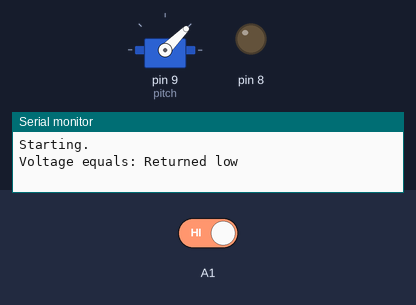
A sketch run on a simulated Arduino Uno, built with avr-gcc and run on an emulated ATmega328P. On the bench: servo, output pins drawn as LEDs (lit = HIGH), the last lines printed to the serial monitor. The inputs (shaded band) are chosen by the test bench; at power-on: A1 HIGH.

Above: at 1.2 s.
1.3 s: A1 driven LOW
At 2.8 s:
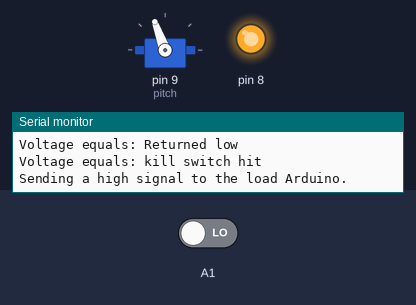
3.5 s: A1 driven HIGH
At 6.3 s:
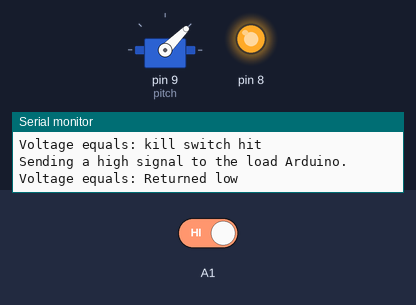
Timing chart, 0 to 7.8 s (numbered marks = the images above; inputs shaded):
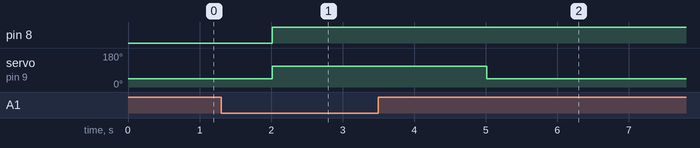

Measured:
- after the input at 1.3 s, pin 8: LOW → HIGH after 0.71 s; servo on pin 9 (pitch): 45° → 110° after 0.71 s
- after the input at 3.5 s, servo on pin 9 (pitch): 110° → 45° after 1.5 s

The sketch:

Kill_Switch_Testing.ino
```cpp
#include <Servo.h>

Servo pitch;
void setup(){
  pinMode(A1, INPUT);
  pinMode(8, OUTPUT);
  Serial.begin(9600);
  Serial.println("Starting. ");
  pitch.attach(9);
}


void loop(){
  boolean killed = (digitalRead(A1) == LOW);
  double voltage = digitalRead(A1);
  Serial.print("Voltage equals: ");
  if(digitalRead(A1) == LOW){
    Serial.println("kill switch hit");
    Serial.println("Sending a high signal to the load Arduino.");
    digitalWrite(8, HIGH);
    pitch.write(110);
    delay(1000);
  }
  else{
    Serial.println("Returned low");
    pitch.write(45);
  }

  delay(2000);
}
```
